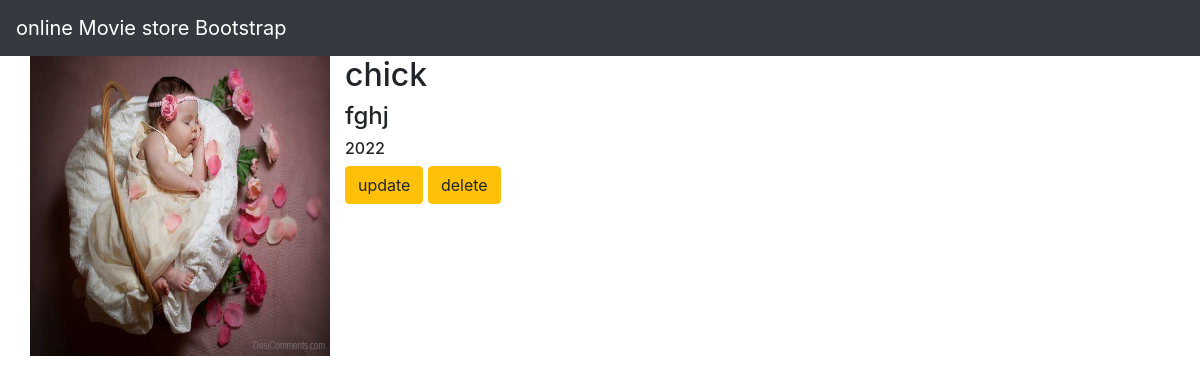
/movie/3/, run on the app's committed database.
### movieapp/models.py (models this page shows, shortened)
class Movie(models.Model):
    name=models.CharField(max_length=250)
    desc=models.TextField()
    year=models.IntegerField()
    img=models.ImageField(upload_to='gallery')

### movieapp/views.py (the view)
def detail(request,movie_id):
    movie=Movie.objects.get(id=movie_id)
    return render(request,"detail.html",{'movie':movie})

### templates/detail.html
{% extends 'base.html' %}
{% block body %}
<div class="container">
    <div class="row">
        <div class="col=md-6">
            <img src="{{movie.img.url}}" width="300" height="300">
        </div>
        <div class="col-md-6">
            <h2>{{movie.name}}</h2>
            <h4>{{movie.desc}}</h4>
            <h6>{{movie.year}}</h6>
            <a class="btn btn-warning" href="{% url 'movieapp:update' movie.id %}"> update </a>
            <a class="btn btn-warning" href="{% url 'movieapp:delete' movie.id %}"> delete </a>
        </div>
    </div>
</div>
{% endblock %}

### static/style.css (style rules this page uses)
body { background-color:white; }

### data on the page
Movie: img (picture), name "chick", desc "fghj", year "2022"
